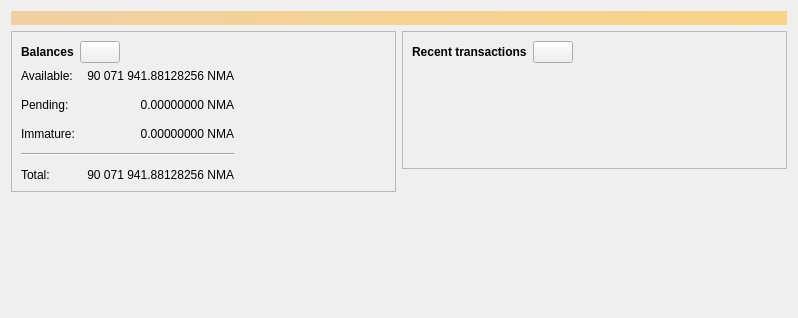
<?xml version="1.0" encoding="UTF-8"?>
<ui version="4.0">
 <class>OverviewPage</class>
 <widget class="QWidget" name="OverviewPage">
  <property name="geometry">
   <rect>
    <x>0</x>
    <y>0</y>
    <width>798</width>
    <height>318</height>
   </rect>
  </property>
  <property name="windowTitle">
   <string>Form</string>
  </property>
  <layout class="QVBoxLayout" name="topLayout">
   <item>
    <widget class="QLabel" name="labelAlerts">
     <property name="visible">
      <bool>false</bool>
     </property>
     <property name="styleSheet">
      <string notr="true">QLabel { background-color: qlineargradient(x1: 0, y1: 0, x2: 1, y2: 0, stop:0 #F0D0A0, stop:1 #F8D488); color:#000000; }</string>
     </property>
     <property name="wordWrap">
      <bool>true</bool>
     </property>
     <property name="margin">
      <number>3</number>
     </property>
     <property name="textInteractionFlags">
      <set>Qt::TextSelectableByMouse</set>
     </property>
    </widget>
   </item>
   <item>
    <layout class="QHBoxLayout" name="horizontalLayout" stretch="1,1">
     <item>
      <layout class="QVBoxLayout" name="verticalLayout_2">
       <item>
        <widget class="QFrame" name="frame">
         <property name="frameShape">
          <enum>QFrame::StyledPanel</enum>
         </property>
         <property name="frameShadow">
          <enum>QFrame::Raised</enum>
         </property>
         <layout class="QVBoxLayout" name="verticalLayout_4">
          <item>
           <layout class="QHBoxLayout" name="horizontalLayout_4">
            <item>
             <widget class="QLabel" name="label_5">
              <property name="font">
               <font>
                <weight>75</weight>
                <bold>true</bold>
               </font>
              </property>
              <property name="text">
               <string>Balances</string>
              </property>
             </widget>
            </item>
            <item>
             <widget class="QPushButton" name="labelWalletStatus">
              <property name="enabled">
               <bool>true</bool>
              </property>
              <property name="maximumSize">
               <size>
                <width>45</width>
                <height>16777215</height>
               </size>
              </property>
              <property name="toolTip">
               <string>The displayed information may be out of date. Your wallet automatically synchronizes with the NoMoreASICs network after a connection is established, but this process has not completed yet.</string>
              </property>
              <property name="text">
               <string/>
              </property>
              <property name="icon">
               <iconset resource="../bitcoin.qrc">
                <normaloff>:/icons/warning</normaloff>
                <disabledoff>:/icons/warning</disabledoff>:/icons/warning</iconset>
              </property>
              <property name="iconSize">
               <size>
                <width>24</width>
                <height>24</height>
               </size>
              </property>
             </widget>
            </item>
            <item>
             <spacer name="horizontalSpacer_3">
              <property name="orientation">
               <enum>Qt::Horizontal</enum>
              </property>
              <property name="sizeHint" stdset="0">
               <size>
                <width>40</width>
                <height>20</height>
               </size>
              </property>
             </spacer>
            </item>
           </layout>
          </item>
          <item>
           <layout class="QGridLayout" name="gridLayout">
            <property name="spacing">
             <number>12</number>
            </property>
            <item row="1" column="1">
             <widget class="QLabel" name="labelUnconfirmed">
              <property name="cursor">
               <cursorShape>IBeamCursor</cursorShape>
              </property>
              <property name="toolTip">
               <string>Total of transactions that have yet to be confirmed, and do not yet count toward the spendable balance</string>
              </property>
              <property name="text">
               <string notr="true">0.00000000 NMA</string>
              </property>
              <property name="alignment">
               <set>Qt::AlignRight|Qt::AlignTrailing|Qt::AlignVCenter</set>
              </property>
              <property name="textInteractionFlags">
               <set>Qt::LinksAccessibleByMouse|Qt::TextSelectableByKeyboard|Qt::TextSelectableByMouse</set>
              </property>
             </widget>
            </item>
            <item row="3" column="0" colspan="2">
             <widget class="Line" name="line">
              <property name="orientation">
               <enum>Qt::Horizontal</enum>
              </property>
             </widget>
            </item>
            <item row="4" column="0">
             <widget class="QLabel" name="labelTotalText">
              <property name="text">
               <string>Total:</string>
              </property>
             </widget>
            </item>
            <item row="2" column="1">
             <widget class="QLabel" name="labelImmature">
              <property name="cursor">
               <cursorShape>IBeamCursor</cursorShape>
              </property>
              <property name="toolTip">
               <string>Mined balance that has not yet matured</string>
              </property>
              <property name="text">
               <string notr="true">0.00000000 NMA</string>
              </property>
              <property name="alignment">
               <set>Qt::AlignRight|Qt::AlignTrailing|Qt::AlignVCenter</set>
              </property>
              <property name="textInteractionFlags">
               <set>Qt::LinksAccessibleByMouse|Qt::TextSelectableByKeyboard|Qt::TextSelectableByMouse</set>
              </property>
             </widget>
            </item>
            <item row="1" column="2">
             <spacer name="horizontalSpacer_2">
              <property name="orientation">
               <enum>Qt::Horizontal</enum>
              </property>
              <property name="sizeHint" stdset="0">
               <size>
                <width>40</width>
                <height>20</height>
               </size>
              </property>
             </spacer>
            </item>
            <item row="2" column="0">
             <widget class="QLabel" name="labelImmatureText">
              <property name="text">
               <string>Immature:</string>
              </property>
             </widget>
            </item>
            <item row="4" column="1">
             <widget class="QLabel" name="labelTotal">
              <property name="cursor">
               <cursorShape>IBeamCursor</cursorShape>
              </property>
              <property name="toolTip">
               <string>Your current total balance</string>
              </property>
              <property name="text">
               <string notr="true">90 071 941.88128256 NMA</string>
              </property>
              <property name="alignment">
               <set>Qt::AlignRight|Qt::AlignTrailing|Qt::AlignVCenter</set>
              </property>
              <property name="textInteractionFlags">
               <set>Qt::LinksAccessibleByMouse|Qt::TextSelectableByKeyboard|Qt::TextSelectableByMouse</set>
              </property>
             </widget>
            </item>
            <item row="0" column="0">
             <widget class="QLabel" name="labelBalanceText">
              <property name="text">
               <string>Available:</string>
              </property>
             </widget>
            </item>
            <item row="0" column="1">
             <widget class="QLabel" name="labelBalance">
              <property name="cursor">
               <cursorShape>IBeamCursor</cursorShape>
              </property>
              <property name="toolTip">
               <string>Your current spendable balance</string>
              </property>
              <property name="text">
               <string notr="true">90 071 941.88128256 NMA</string>
              </property>
              <property name="alignment">
               <set>Qt::AlignRight|Qt::AlignTrailing|Qt::AlignVCenter</set>
              </property>
              <property name="textInteractionFlags">
               <set>Qt::LinksAccessibleByMouse|Qt::TextSelectableByKeyboard|Qt::TextSelectableByMouse</set>
              </property>
             </widget>
            </item>
            <item row="1" column="0">
             <widget class="QLabel" name="labelPendingText">
              <property name="text">
               <string>Pending:</string>
              </property>
             </widget>
            </item>
           </layout>
          </item>
         </layout>
        </widget>
       </item>
       <item>
        <spacer name="verticalSpacer">
         <property name="orientation">
          <enum>Qt::Vertical</enum>
         </property>
         <property name="sizeHint" stdset="0">
          <size>
           <width>20</width>
           <height>40</height>
          </size>
         </property>
        </spacer>
       </item>
      </layout>
     </item>
     <item>
      <layout class="QVBoxLayout" name="verticalLayout_3">
       <item>
        <widget class="QFrame" name="frame_2">
         <property name="frameShape">
          <enum>QFrame::StyledPanel</enum>
         </property>
         <property name="frameShadow">
          <enum>QFrame::Raised</enum>
         </property>
         <layout class="QVBoxLayout" name="verticalLayout">
          <item>
           <layout class="QHBoxLayout" name="horizontalLayout_2">
            <item>
             <widget class="QLabel" name="label_4">
              <property name="font">
               <font>
                <weight>75</weight>
                <bold>true</bold>
               </font>
              </property>
              <property name="text">
               <string>Recent transactions</string>
              </property>
             </widget>
            </item>
            <item>
             <widget class="QPushButton" name="labelTransactionsStatus">
              <property name="enabled">
               <bool>true</bool>
              </property>
              <property name="maximumSize">
               <size>
                <width>45</width>
                <height>16777215</height>
               </size>
              </property>
              <property name="toolTip">
               <string>The displayed information may be out of date. Your wallet automatically synchronizes with the NoMoreASICs network after a connection is established, but this process has not completed yet.</string>
              </property>
              <property name="text">
               <string/>
              </property>
              <property name="icon">
               <iconset resource="../bitcoin.qrc">
                <normaloff>:/icons/warning</normaloff>
                <disabledoff>:/icons/warning</disabledoff>:/icons/warning</iconset>
              </property>
              <property name="iconSize">
               <size>
                <width>24</width>
                <height>24</height>
               </size>
              </property>
             </widget>
            </item>
            <item>
             <spacer name="horizontalSpacer">
              <property name="orientation">
               <enum>Qt::Horizontal</enum>
              </property>
              <property name="sizeHint" stdset="0">
               <size>
                <width>40</width>
                <height>20</height>
               </size>
              </property>
             </spacer>
            </item>
           </layout>
          </item>
          <item>
           <widget class="TransactionOverviewWidget" name="listTransactions">
            <property name="styleSheet">
             <string notr="true">QListView { background: transparent; }</string>
            </property>
            <property name="frameShape">
             <enum>QFrame::NoFrame</enum>
            </property>
            <property name="verticalScrollBarPolicy">
             <enum>Qt::ScrollBarAlwaysOff</enum>
            </property>
            <property name="horizontalScrollBarPolicy">
             <enum>Qt::ScrollBarAlwaysOff</enum>
            </property>
            <property name="sizeAdjustPolicy">
             <enum>QAbstractScrollArea::AdjustToContents</enum>
            </property>
            <property name="selectionMode">
             <enum>QAbstractItemView::NoSelection</enum>
            </property>
            <property name="uniformItemSizes">
             <bool>true</bool>
            </property>
           </widget>
          </item>
         </layout>
        </widget>
       </item>
       <item>
        <spacer name="verticalSpacer_2">
         <property name="orientation">
          <enum>Qt::Vertical</enum>
         </property>
         <property name="sizeHint" stdset="0">
          <size>
           <width>20</width>
           <height>40</height>
          </size>
         </property>
        </spacer>
       </item>
      </layout>
     </item>
    </layout>
   </item>
  </layout>
 </widget>
 <customwidgets>
  <customwidget>
   <class>TransactionOverviewWidget</class>
   <extends>QListView</extends>
   <header>qt/transactionoverviewwidget.h</header>
  </customwidget>
 </customwidgets>
 <resources/>
 <connections/>
</ui>
